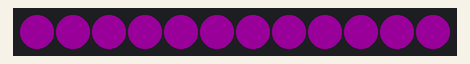
Simulated run of this sketch. Board: Arduino Uno, built with avr-gcc and run on an emulated ATmega328P. On the bench: 12 RGB LEDs in strip order, left to right. Dim RGB values are drawn brighter than linear.

Above: at 1.8 s.
At 4.4 s:
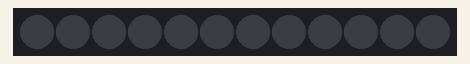
At 6.7 s:
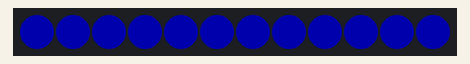
At 11.6 s:
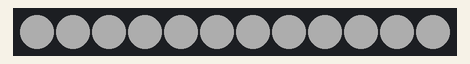

The sketch:

Arduino_present_code.ino
```cpp
#include <Adafruit_NeoPixel.h>

#define PIN 6
#define NUMPIXELS 12

Adafruit_NeoPixel pixels(NUMPIXELS, PIN, NEO_GRB + NEO_KHZ800);

void setup() {
  pixels.begin();

  pixels.setBrightness(50);
  pixels.clear();
  pixels.show();
}

void loop() {

  smoothFade(128, 0, 128);


  smoothFade(0, 0, 255);


  smoothFade(255, 255, 255);
}

void smoothFade(int r, int g, int b) {

  for (int brightness = 0; brightness <= 255; brightness += 5) {
    for (int i = 0; i < NUMPIXELS; i++) {
      int pixel_r = map(brightness, 0, 255, 0, r);
      int pixel_g = map(brightness, 0, 255, 0, g);
      int pixel_b = map(brightness, 0, 255, 0, b);
      pixels.setPixelColor(i, pixels.Color(pixel_r, pixel_g, pixel_b));
    }
    pixels.show();
    delay(30);
  }

  delay(1000);

  // Fade Out
  for (int brightness = 255; brightness >= 0; brightness -= 5) {
    for (int i = 0; i < NUMPIXELS; i++) {
      int pixel_r = map(brightness, 0, 255, 0, r);
      int pixel_g = map(brightness, 0, 255, 0, g);
      int pixel_b = map(brightness, 0, 255, 0, b);
      pixels.setPixelColor(i, pixels.Color(pixel_r, pixel_g, pixel_b));
    }
    pixels.show();
    delay(30);
  }

  delay(500);
}
```

Measured:
- by itself, everything shown: repeats every 14.7 s, in 74 steps
- what the display in image 1 shows lasts 0.7 s, from 4.3 s to 5.0 s
